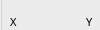
              <widget class="QWidget" name="page_6">
               <property name="geometry">
                <rect>
                 <x>0</x>
                 <y>0</y>
                 <width>100</width>
                 <height>30</height>
                </rect>
               </property>
               <attribute name="label">
                <string>约束</string>
               </attribute>
               <widget class="QGroupBox" name="groupBox_5">
                <property name="geometry">
                 <rect>
                  <x>0</x>
                  <y>-20</y>
                  <width>271</width>
                  <height>161</height>
                 </rect>
                </property>
                <property name="title">
                 <string/>
                </property>
                <widget class="QWidget" name="widget_2" native="true">
                 <property name="geometry">
                  <rect>
                   <x>10</x>
                   <y>20</y>
                   <width>251</width>
                   <height>71</height>
                  </rect>
                 </property>
                 <widget class="QWidget" name="gridLayoutWidget_7">
                  <property name="geometry">
                   <rect>
                    <x>0</x>
                    <y>10</y>
                    <width>221</width>
                    <height>52</height>
                   </rect>
                  </property>
                  <layout class="QGridLayout" name="gridLayout_8">
                   <item row="0" column="0">
                    <widget class="QLabel" name="label_16">
                     <property name="font">
                      <font>
                       <family>Agency FB</family>
                       <pointsize>8</pointsize>
                      </font>
                     </property>
                     <property name="text">
                      <string>X</string>
                     </property>
                    </widget>
                   </item>
                   <item row="0" column="1">
                    <widget class="QLabel" name="label_17">
                     <property name="font">
                      <font>
                       <family>Agency FB</family>
                       <pointsize>8</pointsize>
                      </font>
                     </property>
                     <property name="text">
                      <string>Y</string>
                     </property>
                    </widget>
                   </item>
                   <item row="0" column="2">
                    <widget class="QLabel" name="label_18">
                     <property name="font">
                      <font>
                       <family>Agency FB</family>
                       <pointsize>8</pointsize>
                      </font>
                     </property>
                     <property name="text">
                      <string>Z</string>
                     </property>
                    </widget>
                   </item>
                   <item row="1" column="0">
                    <widget class="QLineEdit" name="XPosition_fixed"/>
                   </item>
                   <item row="1" column="1">
                    <widget class="QLineEdit" name="YPosition_fixed"/>
                   </item>
                   <item row="1" column="2">
                    <widget class="QLineEdit" name="ZPosition_fixed"/>
                   </item>
                  </layout>
                 </widget>
                </widget>
                <widget class="QPushButton" name="btnAddFixed">
                 <property name="geometry">
                  <rect>
                   <x>70</x>
                   <y>100</y>
                   <width>101</width>
                   <height>31</height>
                  </rect>
                 </property>
                 <property name="font">
                  <font>
                   <family>Agency FB</family>
                   <pointsize>8</pointsize>
                  </font>
                 </property>
                 <property name="text">
                  <string>施加位移约束</string>
                 </property>
                </widget>
               </widget>
              </widget>
